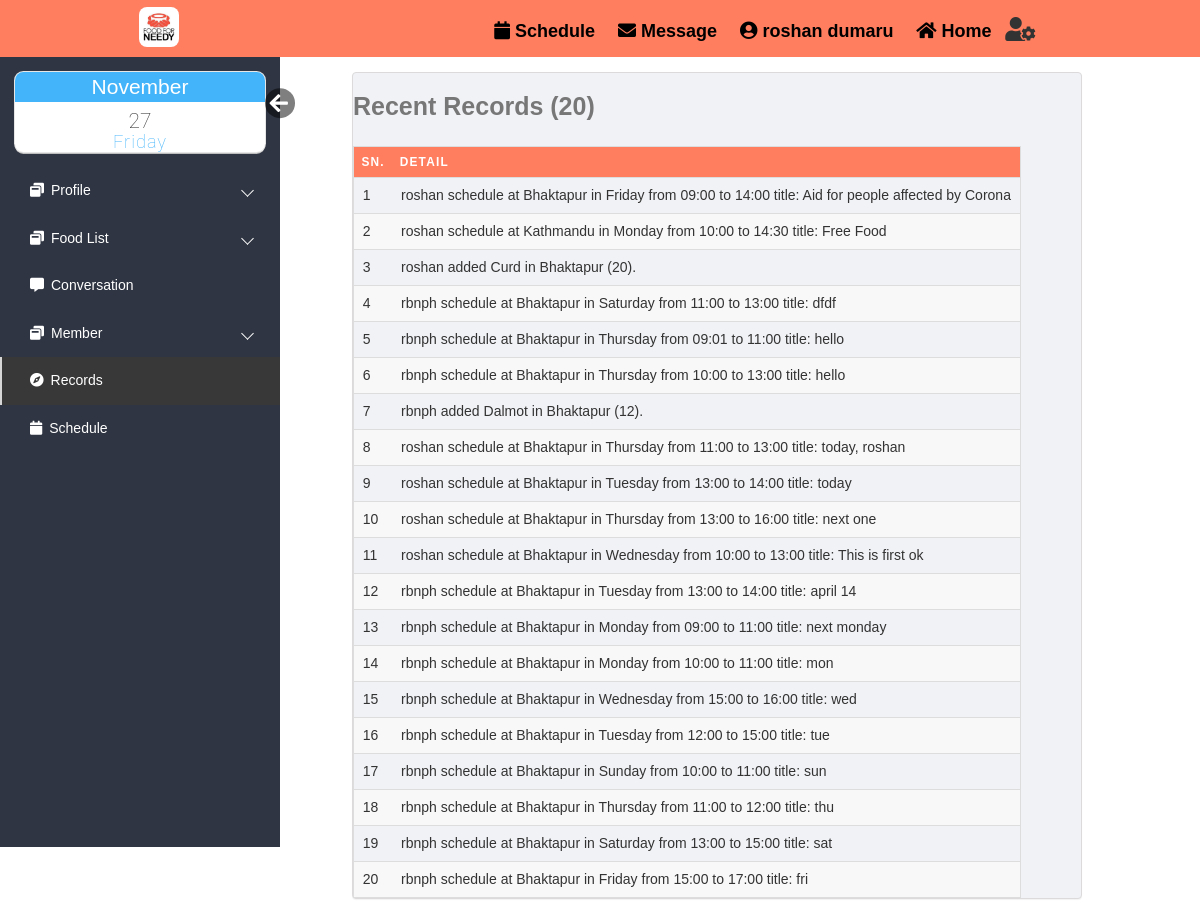
The page /html/records.php (signed in) on the database its author committed.
### tables this page shows
CREATE TABLE `records` (
  `record_id` int(10) UNSIGNED NOT NULL,
  `description` varchar(100) DEFAULT NULL,
  `reg_id` int(10) UNSIGNED DEFAULT NULL,
  `date` datetime NOT NULL DEFAULT current_timestamp()
);

### html/records.php (the view, shortened to what this page needs)
<!DOCTYPE html>
<html lang="en">
<head>
    <link rel="stylesheet" href="https://maxcdn.bootstrapcdn.com/bootstrap/3.3.6/css/bootstrap.min.css">
    <link rel="stylesheet" href="https://maxcdn.bootstrapcdn.com/font-awesome/4.6.3/css/font-awesome.min.css">
    <link rel="stylesheet" href="css/loginindex.css">
    <link rel="stylesheet" href="css/editprofile.css">
    <link rel="stylesheet" href="css/index.css">
    <link rel="stylesheet" href="https://use.fontawesome.com/releases/v5.3.1/css/all.css">
    <link rel="stylesheet" href="css/datetime.css">
</head>
<body>
    <div class="body_wrapper">
        <div class="container">
            <div class="col-md-8 col-sm-9 contains">
                <div class="panel profile-panel">
    <?php
    $count=1;
    require_once("DBConnect.php");
        $sql = "SELECT * from records ";
	$result = $conn-> query($sql);
	if($result-> num_rows >0){
            $sql = "SELECT * from records ORDER BY `date` DESC ";
            $result = $conn-> query($sql);
        ?>
        <table>
        <caption><b style="font-size:25px">Recent Records (20)</b></caption>
        <thead>
            <th scope="col"><span>Sn.</span></th>
            <th scope="col"><span>Detail</span></th>
        </thead>
        <tbody>
    <?php
        while($row = $result-> fetch_assoc()){?>
    <tr>
    <td scope="row"><?=$count?></td>
    <td><?=$row["description"]?></td>
    </tr>
         <?php   $count++;
				}}
        echo "</tbody></table>";
        ?>
                </div>
            </div>
        </div>
    </div>
</body>
</html>

### html/css/loginindex.css (style rules this page uses)
* { margin: 0; padding: 0; font-family: sans-serif; list-style: none; text-decoration: none; }
.me #hide, .me #show { position: absolute; transform: scale(1.5); right: -60px; bottom: 40px; width: 20px; padding-top: 2px; padding-left: 3px; color: #FFF; border-radius: 0%; border-style: initial; border-radius: 50%; background: rgba(0, 0, 0, 0.5); }
#mySidebar { transition: 0.4s; }

### html/css/editprofile.css (style rules this page uses)
.sidemenu { float: left; }
.me { position: relative; width: calc(100% - 50px); height: 85px; padding: 15px 25px; margin-bottom: 15px; }
.profile-panel { margin-top: 2%; border: 1px solid #dcdadb; background-color: #f1f2f6; }
.navbars { display: flex; flex-direction: row; flex-wrap: wrap-reverse; font-size: 1.1rem; justify-content: space-around; background-color: #ff7e5f; display: flex; align-items: center; z-index: 0; padding: 10px 0; }
.navbars1 { display: flex; flex-direction: row-reverse; flex-wrap: wrap-reverse; font-size: 1.1rem; }
.navbars a { text-decoration: none; color: black; border-radius: 8%; font-size: 18px; font-family: 'Franklin Gothic Medium', 'Arial Narrow', Arial, sans-serif; padding: 6px; }
.navbars .nav1 a, .navbars .nav2 a, .navbars .nav4 a { font-weight: 700; border: 1px solid transparent; }
.navbars>div { margin-left: -20px; margin-right: 1%; margin-top: 6px; text-align: center; font-size: 0.8rem; z-index: 999; }
.navbars .nav3, .navbars .nav0 { margin-top: -3px; cursor: pointer; position: relative; z-index: 3; }

### html/css/index.css (style rules this page uses)
*, *::after, *::before { padding: 0px; margin: 0px; box-sizing: border-box; }
body { font-family: "Quicksand", "SolaimanLipi", sans-serif; font-size: 14px; }
.body_wrapper { width: 100%; height: 100%; background: #ffffff; overflow: hidden; }
.sidemenu { float: left; width: 280px; height: calc(100vh - 10px); z-index: 100; background: #2f3542; scrollbar-width: none; padding: 10px 0; }
.sidemenu>ul { background: #2f3542; }
.sidemenu>ul>li>a { display: block; position: relative; color: #fff; text-decoration: none; padding: 15px 30px; background: rgba(87, 83, 83, 0.01); }
.sidemenu>ul>li>a>span { margin-right: 7px; }
.sidemenu>ul>li.active>a { background: #383838; color: #ffffff; }
.sidemenu>ul>li.active>a::before { display: block; position: absolute; content: ""; height: 100%; left: 0; top: 0; width: 2px; background-color: #d6d6d6; }
.sidemenu>ul>.dropdown>a { position: relative; display: block; }
.sidemenu>ul>.dropdown>a::after { content: ""; position: absolute; top: 40%; right: 10%; display: block; height: 9px; width: 9px; border-left: 1px solid #fff; border-bottom: 1px solid #fff; transition: 0.5s; transform: rotate(-45deg); }

### html/css/datetime.css (style rules this page uses)
.holders { margin: -10px 0 0 -10px; width: 70%; max-width: 500px; min-width: 490px; padding-bottom: 30px; }
.cells { display: inline-block; -webkit-user-select: none; }
#four { border-radius: 0.6em; }
.icons { display: block; position: relative; width: 250px; height:80px; background-color: #fff; box-shadow: 0 0 0 1px #e6e6e6, 0 2px 0 #bdbdbd; overflow: hidden; font-family: Roboto, sans-serif; transition: all 0.1s linear; margin: 0px auto; }
.icons_mths { font-size: 14px; }
.icons * { position: absolute; width: 100%; font-size: 1.5em; font-weight: 100; font-style: normal; text-align: center; transition: all 0.2s linear; }
.icons strong { top: 0; color: #fff; background-color: #43B4FA; }
.icons h5 { bottom: 0em; color: #43B4FA; font-size: 1.3em; letter-spacing: 1px; }
.icons h6 { top: 45%; color: #2f2f2f; }

### html/records.php (style rules this page uses)
body { font-family: "Open Sans", sans-serif; line-height: 1.25; }
.panel table { border: 1px solid #ccc; border-collapse: collapse; table-layout: fixed; }
.panel table caption { font-size: 1.5em; margin: .5em 0 .75em; }
.panel table tr { border: 1px solid #ddd; padding: .35em; }
.panel table tr:nth-child(even) { background: #f8f8f8; }
.panel table th, .panel table td { padding: .625em; text-align: left; }
.panel table th { background: #FF7E5F; color: #fff; font-size: .85em; letter-spacing: .1em; text-transform: uppercase; }
.panel table td { white-space: nowrap; overflow: hidden; text-overflow: ellipsis; }
@media only screen and (max-width: 1300px) { .panel td,.panel th { font-size: 14px; } }
.contains { margin-left:5%; }
.icons h6 { top: 35%; }
.icons h5 { bottom: -10px; }
.icons strong { padding: 0.1em 0; }

### rows shown on the page
records: description "roshan schedule at Bhaktapur in Friday from 09:00 to 14:00 title: Aid for people affected by Corona"
records: description "roshan schedule at Kathmandu in Monday from 10:00 to 14:30 title: Free Food"
records: description "roshan added Curd in Bhaktapur (20)."
records: description "rbnph schedule at Bhaktapur in Saturday from 11:00 to 13:00 title: dfdf"
records: description "rbnph schedule at Bhaktapur in Thursday from 09:01 to 11:00 title: hello"
records: description "rbnph schedule at Bhaktapur in Thursday from 10:00 to 13:00 title: hello"
records: description "rbnph added Dalmot in Bhaktapur (12)."
records: description "roshan schedule at Bhaktapur in Thursday from 11:00 to 13:00 title: today, roshan"
records: description "roshan schedule at Bhaktapur in Tuesday from 13:00 to 14:00 title: today"
records: description "roshan schedule at Bhaktapur in Thursday from 13:00 to 16:00 title: next one"
records: description "roshan schedule at Bhaktapur in Wednesday from 10:00 to 13:00 title: This is first ok"
records: description "rbnph schedule at Bhaktapur in Tuesday from 13:00 to 14:00 title: april 14"
records: description "rbnph schedule at Bhaktapur in Monday from 09:00 to 11:00 title: next monday"
records: description "rbnph schedule at Bhaktapur in Monday from 10:00 to 11:00 title: mon"
records: description "rbnph schedule at Bhaktapur in Wednesday from 15:00 to 16:00 title: wed"
records: description "rbnph schedule at Bhaktapur in Tuesday from 12:00 to 15:00 title: tue"
records: description "rbnph schedule at Bhaktapur in Sunday from 10:00 to 11:00 title: sun"
records: description "rbnph schedule at Bhaktapur in Thursday from 11:00 to 12:00 title: thu"
records: description "rbnph schedule at Bhaktapur in Saturday from 13:00 to 15:00 title: sat"
records: description "rbnph schedule at Bhaktapur in Friday from 15:00 to 17:00 title: fri"
